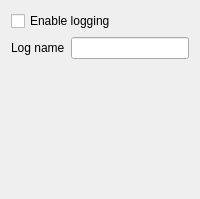
           <widget class="QWidget" name="tab_10">
            <attribute name="icon">
             <iconset resource="resources.qrc">
              <normaloff>:/models/Icons/Align Justify-96.png</normaloff>:/models/Icons/Align Justify-96.png</iconset>
            </attribute>
            <attribute name="title">
             <string/>
            </attribute>
            <attribute name="toolTip">
             <string>Logging</string>
            </attribute>
            <layout class="QVBoxLayout" name="verticalLayout_14">
             <item>
              <widget class="QCheckBox" name="confLogEnBox">
               <property name="text">
                <string>Enable logging</string>
               </property>
              </widget>
             </item>
             <item>
              <layout class="QHBoxLayout" name="horizontalLayout_11">
               <item>
                <widget class="QLabel" name="label">
                 <property name="text">
                  <string>Log name</string>
                 </property>
                </widget>
               </item>
               <item>
                <widget class="QLineEdit" name="confLogNameEdit"/>
               </item>
              </layout>
             </item>
             <item>
              <spacer name="verticalSpacer_6">
               <property name="orientation">
                <enum>Qt::Vertical</enum>
               </property>
               <property name="sizeHint" stdset="0">
                <size>
                 <width>20</width>
                 <height>129</height>
                </size>
               </property>
              </spacer>
             </item>
            </layout>
           </widget>
